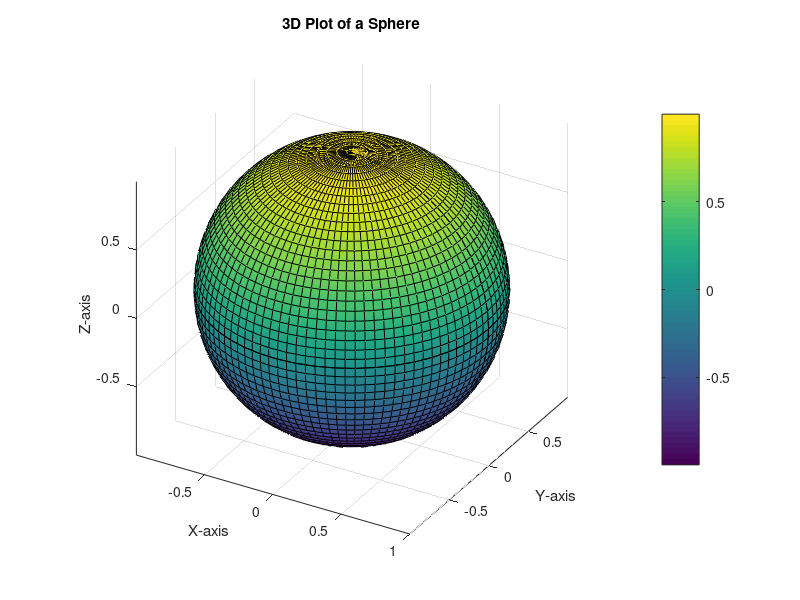

The MATLAB source for this figure:
figure;
radius = 1;
pointCount = 50;
t = linspace(0, 2*pi, pointCount);
s = linspace(0, 2*pi, pointCount);
[T, S] = meshgrid(t, s);
X = radius * cos(T) .* cos(S);
Y = radius * cos(T) .* sin(S);
Z = radius * sin(T);
surf(X, Y, Z, 'FaceColor', 'b', 'EdgeColor', 'none');
shading interp;
hold on;
mesh(X, Y, Z, 'EdgeColor', 'k', 'FaceColor', 'none');
title('3D Plot of a Sphere');
xlabel('X-axis');
ylabel('Y-axis');
zlabel('Z-axis');
axis equal;
grid on;
colorbar;
view(30, 30);
hold off;
